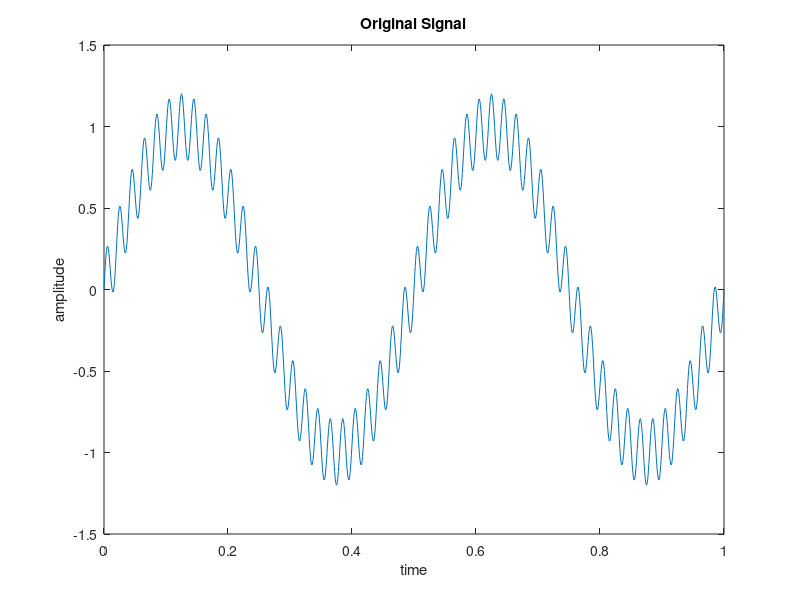
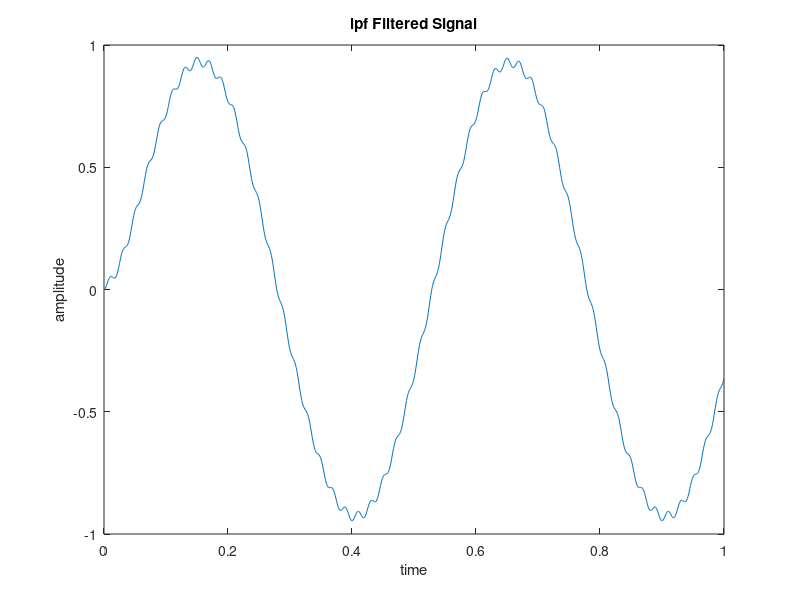
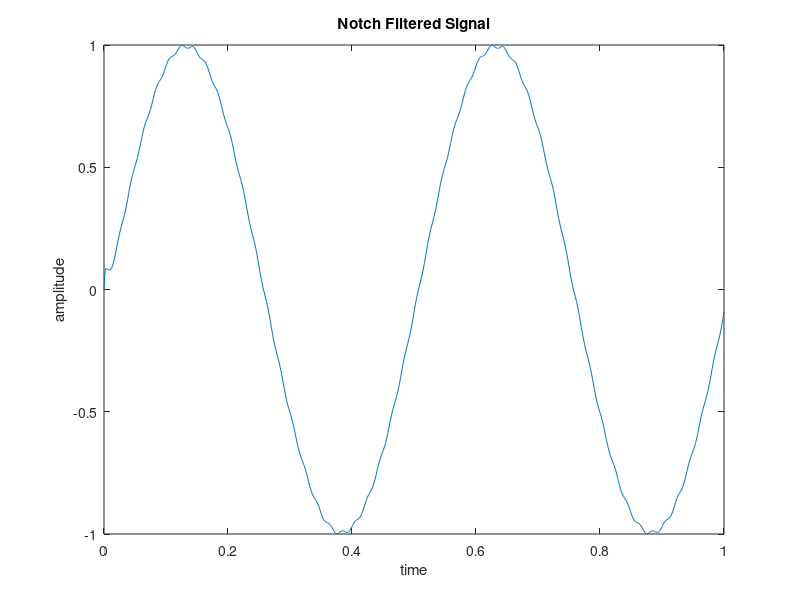
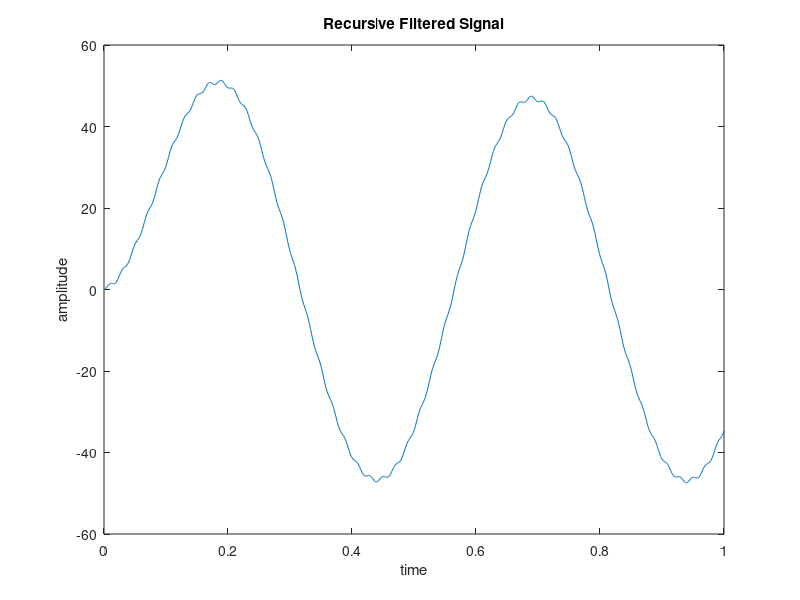

Reproduce these figures in MATLAB, in order. (Note: this script raises an error after producing the figures.)
close all

% Define parameters
N = 1000;
dt = 1.0 / N;
t = 0:dt:1.0;

% Compute the original signal
f1 = 2.0;
f2 = 50.0;
A1 = 1.0;
A2 = 0.2;

signal = A1 * sin(2 * pi * f1 * t) + A2 * sin(2 * pi * f2 * t);

% Plot the original signal
figure;
plot(t, signal);
xlabel('time');
ylabel('amplitude');
title('Original Signal');

% Low-pass filter
a1 = 0.96906992;
b0 = 0.01546504;
b1 = 0.01546504;
yy_filtered = zeros(size(signal));
yy_filtered(1) = b0*signal(1);
yy_filtered(2) = b0*signal(2) + b1*signal(1);
for ii = 3:length(signal)
    yy_filtered(ii) = a1 * yy_filtered(ii - 1) + b0 * signal(ii) + b1 * signal(ii - 1);
end

disp(yy_filtered(1:5))
% Plot the filtered signal
figure;
plot(t, yy_filtered);
xlabel('time');
ylabel('amplitude');
title('lpf Filtered Signal');

% Notch filter
a1 = 1.37624044;
a2 = -0.44587111;
b0 = 0.73401885;
b1 = -1.37624044;
b2 = 0.71185226;

yy_filtered_notch = zeros(size(signal));
yy_filtered_notch(1) = b0 * signal(ii);
yy_filtered_notch(2) = b0 * signal(2) + b1 * signal(1) + a1 * yy_filtered_notch(1);
for ii = 3:length(signal)
    yy_filtered_notch(ii) = a1 * yy_filtered_notch(ii - 1) + a2 * yy_filtered_notch(ii - 2) + b0 * signal(ii) + b1 * signal(ii - 1) + b2 * signal(ii - 2);
end

% Plot the notch-filtered signal
figure;
plot(t, yy_filtered_notch);
xlabel('time');
ylabel('amplitude');
title('Notch Filtered Signal');

%Recursive Filter
q0 = 1;
r1 = 0.734424385;
r2 = 0.251131313;

RR_filtered = zeros(size(signal));
RR_filtered(1) = signal(ii)*q0;
RR_filtered(2) = signal(ii)*q0 + r1*RR_filtered(ii-1);

for ii = 3:length(signal)
    RR_filtered(ii) = signal(ii)*q0 + r1*RR_filtered(ii-1) + r2*RR_filtered(ii-2);
end

% Plot the notch-filtered signal
figure;
plot(t, RR_filtered);
xlabel('time');
ylabel('amplitude');
title('Recursive Filtered Signal');

%Butterworth LPF 

% Design a low-pass filter
lowpass_cutoff_frequency = 2; % Adjust this value for your desired cutoff frequency
p1 = 2*3.1415*lowpass_cutoff_frequency;
c1 = 0.078; % Adjust as needed

yyy_lpf(1) = signal(1);

for ii = 2:length(signal)
    yyy_lpf(ii) = c1 * (signal(ii) + p1 * yyy_lpf(ii-1)) + signal(ii);
end

% Plot the low-pass filtered signal
figure;
plot(t, yyy_lpf);
xlabel('time');
ylabel('amplitude');
title('Butterworth Filtered Signal');

%FIR 
v1 = 0.421213;
v2 = 0.132312;
v3 = 0.01233;
yyy_fir(1) = signal(1);
yyy_fir(2) = v1*signal(1) + v2*yyy_fir(1);

for ii = 3:length(signal)
    yyy_fir(ii) = v3*yyy_fir(ii-1) +  yyy_fir(ii-2);
end

figure;
plot(t,yyy_fir)

%Konvolusi
h = [1 ,2 ,1,2,3,2,6];
n = 100;
h = zeros(1, n);
h(1) = 1;
y = zeros(1, n);

for i = 1:n
    if i == 1
        y(i) = h(i);
    else
        y(i) = h(i) + a * y(i - 1);
    end
end
convole = conv(signal,h);

figure;
plot(convole);
